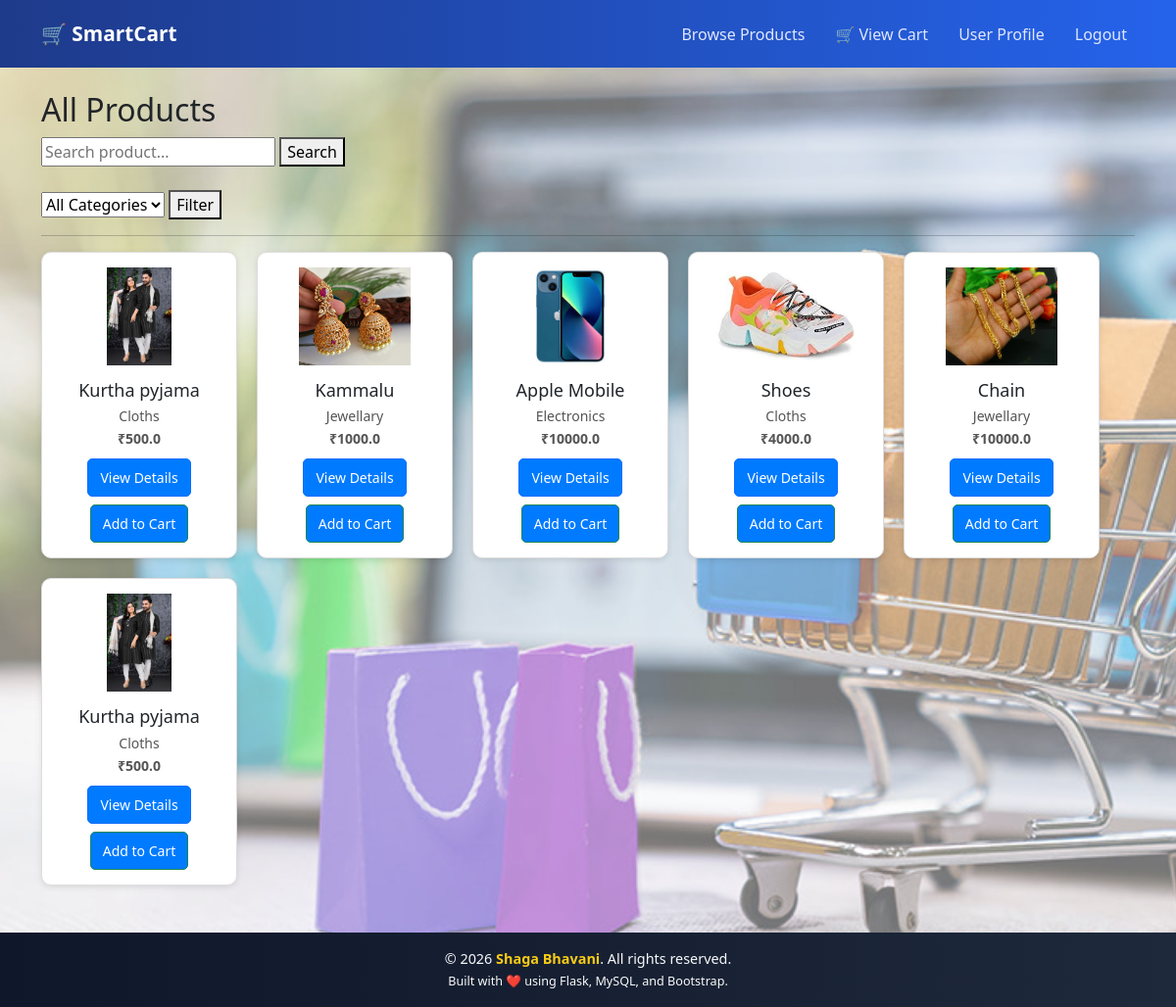
Screenshot of /user/products (signed in) with the database file from the repository.
### tables this page shows
CREATE TABLE products (
    product_id INTEGER PRIMARY KEY AUTOINCREMENT,
    name TEXT,
    description TEXT,
    category TEXT,
    price REAL,
    image TEXT
, admin_id INTEGER);

### app.py (the view)
@app.route('/user/products')
def user_products():
    if 'user_id' not in session:
        flash("Please login to view products!", "danger")
        return redirect(url_for('user_login'))
    search = request.args.get('search', '')
    category_filter = request.args.get('category', '')
    conn = get_db_connection()
    cursor = conn.cursor()
    cursor.execute("SELECT DISTINCT category FROM products")
    categories = cursor.fetchall()
    query = "SELECT * FROM products WHERE 1=1"
    params = []
    if search:
        query += " AND name LIKE ?"
        params.append(f"%{search}%")
    if category_filter:
        query += " AND category = ?"
        params.append(category_filter)
    cursor.execute(query, params)
    products = cursor.fetchall()
    cursor.close()
    conn.close()
    return render_template(
        "user/user_products.html",
        products=products,
        categories=categories,
        search=search,
        category_filter=category_filter
    )

### app.py (called while the page is built)
def get_db_connection():
    conn = sqlite3.connect("smartcart.db")
    conn.row_factory = sqlite3.Row
    return conn

### templates/user/user_products.html (shortened to what this page needs)
{% extends 'base.html' %}
{% block content %}
<h2>All Products</h2>
<form method="GET" action="/user/products">
    <input type="text" name="search" placeholder="Search product..."
           value="{{ request.args.get('search', '') }}">
    <button type="submit">Search</button>
</form>
<br>
<form method="GET" action="/user/products">
    <select name="category">
        <option value="">All Categories</option>
    </select>
    <button type="submit">Filter</button>
</form>
<hr>
<div class="product-container">
{% for product in products %}
<div class="product-card">
    <img src="/static/uploads/product_images/{{ product.image }}">
    <h3>{{ product.name }}</h3>
    <p>{{ product.category }}</p>
    <p><strong>₹{{ product.price }}</strong></p>
    <div class="button-group">
        <a href="/user/product/{{ product.product_id }}"
           class="btn btn-outline-primary btn-sm">
           View Details
        </a>
        <a href="/user/add-to-cart/{{ product.product_id }}"
           class="btn btn-success btn-sm">
           Add to Cart
        </a>
    </div>
</div>
{% endfor %}
</div>
{% endblock %}

### static/style.css (style rules this page uses)
body { margin: 0; font-family: 'Segoe UI', Tahoma, sans-serif; background: linear-gradient( 135deg, rgba(99, 102, 241, 0.45), rgba(56, 189, 248, 0.45), rgba(34, 197, 94, 0.45) ); background-image: url("./bg.jpg"); background-size: cover; background-position: center; background-repeat: no-repeat; background-attachment: fixed; min-height: 100vh; }
body { background-image: url("./bg.jpg"); background-size: cover; background-position: center; background-repeat: no-repeat; background-attachment: fixed; }

### templates/user/user_products.html (style rules this page uses)
.product-container { display: flex; flex-wrap: wrap; gap: 20px; }
.product-card { width: 200px; border: 1px solid #ddd; padding: 15px; border-radius: 10px; box-shadow: 0px 2px 6px rgba(0,0,0,0.1); text-align: center; background-color: #fff; transition: 0.3s; }
.product-card img { width: 140px; height: 100px; object-fit: contain; margin-bottom: 10px; }
.product-card h3 { margin: 5px 0; font-size: 18px; }
.product-card p { margin: 2px 0; font-size: 14px; color: #555; }
.product-card a { display: inline-block; margin-top: 8px; background-color: #007bff; padding: 8px 12px; border-radius: 5px; color: white; text-decoration: none; font-size: 14px; }

### rows the page displays
products: image (picture), name "Kurtha pyjama", category "Cloths", price "500.0"
products: image (picture), name "Kammalu", category "Jewellary", price "1000.0"
products: image (picture), name "Apple Mobile", category "Electronics", price "10000.0"
products: image (picture), name "Shoes", category "Cloths", price "4000.0"
products: image (picture), name "Chain", category "Jewellary", price "10000.0"
products: image (picture), name "Kurtha pyjama", category "Cloths", price "500.0"
